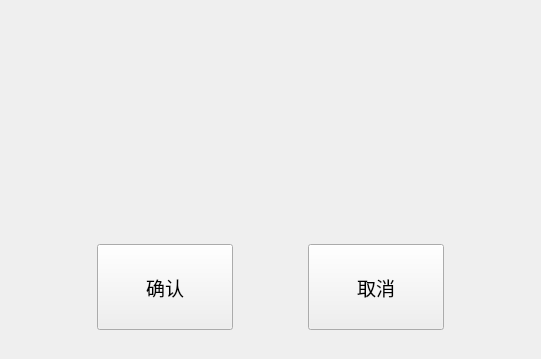
<?xml version="1.0" encoding="UTF-8"?>
<ui version="4.0">
 <class>Tip</class>
 <widget class="QWidget" name="Tip">
  <property name="geometry">
   <rect>
    <x>0</x>
    <y>0</y>
    <width>541</width>
    <height>359</height>
   </rect>
  </property>
  <property name="windowTitle">
   <string>提示</string>
  </property>
  <layout class="QGridLayout" name="gridLayout">
   <item row="0" column="0">
    <widget class="QWidget" name="widget" native="true">
     <layout class="QVBoxLayout" name="verticalLayout" stretch="2,1">
      <item>
       <widget class="QLabel" name="label">
        <property name="font">
         <font>
          <family>Adobe 黑体 Std R</family>
          <pointsize>15</pointsize>
         </font>
        </property>
        <property name="text">
         <string/>
        </property>
       </widget>
      </item>
      <item>
       <widget class="QWidget" name="widget_2" native="true">
        <layout class="QHBoxLayout" name="horizontalLayout" stretch="1,2,1,2,1">
         <item>
          <spacer name="horizontalSpacer">
           <property name="orientation">
            <enum>Qt::Horizontal</enum>
           </property>
           <property name="sizeHint" stdset="0">
            <size>
             <width>63</width>
             <height>20</height>
            </size>
           </property>
          </spacer>
         </item>
         <item>
          <widget class="QPushButton" name="pushButton">
           <property name="sizePolicy">
            <sizepolicy hsizetype="Preferred" vsizetype="Preferred">
             <horstretch>0</horstretch>
             <verstretch>0</verstretch>
            </sizepolicy>
           </property>
           <property name="font">
            <font>
             <family>Adobe 黑体 Std R</family>
             <pointsize>14</pointsize>
            </font>
           </property>
           <property name="text">
            <string>确认</string>
           </property>
          </widget>
         </item>
         <item>
          <spacer name="horizontalSpacer_3">
           <property name="orientation">
            <enum>Qt::Horizontal</enum>
           </property>
           <property name="sizeHint" stdset="0">
            <size>
             <width>40</width>
             <height>20</height>
            </size>
           </property>
          </spacer>
         </item>
         <item>
          <widget class="QPushButton" name="pushButton_2">
           <property name="sizePolicy">
            <sizepolicy hsizetype="Preferred" vsizetype="Preferred">
             <horstretch>0</horstretch>
             <verstretch>0</verstretch>
            </sizepolicy>
           </property>
           <property name="font">
            <font>
             <family>Adobe 黑体 Std R</family>
             <pointsize>14</pointsize>
            </font>
           </property>
           <property name="text">
            <string>取消</string>
           </property>
          </widget>
         </item>
         <item>
          <spacer name="horizontalSpacer_2">
           <property name="orientation">
            <enum>Qt::Horizontal</enum>
           </property>
           <property name="sizeHint" stdset="0">
            <size>
             <width>63</width>
             <height>20</height>
            </size>
           </property>
          </spacer>
         </item>
        </layout>
       </widget>
      </item>
     </layout>
    </widget>
   </item>
  </layout>
 </widget>
 <resources/>
 <connections/>
</ui>
